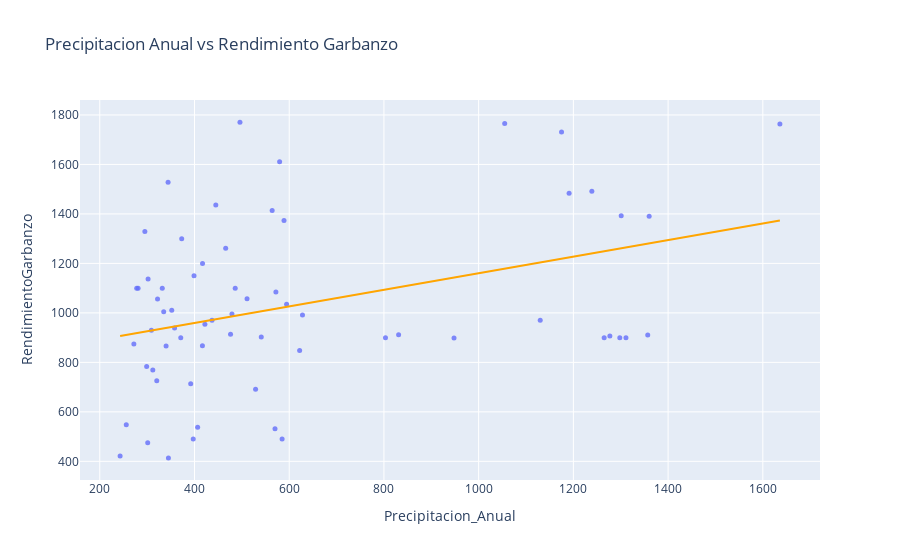

Notebook source saved alongside this figure:
### Markdown cell above
In contrast to the other cases, as shown in the correlation matrix, the correlation is negative: when rainfall increases, corn yields decreases.

### Code cell
fig = px.scatter(datos, 
                 x='Precipitacion_Anual', 
                 y='RendimientoGarbanzo', 
                 trendline='ols',
                 trendline_color_override='orange',
                 opacity=0.8, 
                 title='Precipitacion Anual vs Rendimiento Garbanzo')
fig.update_traces(marker_size=5)
fig.show()

### Figure 1 — Plotly figure (JSON) as saved in the notebook; plotly's stock layout.template omitted (floating-point values rounded to 4 significant figures)
{"data": [{"hovertemplate": "Precipitacion_Anual=%{x}<br>RendimientoGarbanzo=%{y}<extra></extra>", "legendgroup": "", "marker": {"color": "#636efa", "opacity": 0.8, "size": 5, "symbol": "circle"}, "mode": "markers", "name": "", "orientation": "v", "showlegend": false, "type": "scatter", "x": [422, 445, 465.9, 302, 496, 344.2, 579.8, 295.2, 352, 511, 476.1, 340, 479.1, 320.4, 571.9, 416.8, 437, 564, 628, 358, 399, 322, 594.5, 335, 281, 299, 243, 371, 406.7, 301.2, 585, 397.3, 345, 570, 541, 312, 529, 272, 622, 309, 948, 1311, 1357, 831, 1298, 803.2, 1265, 1277, 332, 373, 417, 278, 486, 256, 589, 392, 1055, 1636, 1239, 1130, 1191, 1175, 1301, 1360, null, null, null, null, null, null, null, null, null, null, null, null, null, null, null, null, null, null, null, null, null, null, null, null, null, null, null, null, null, null, null, null, null, null, null, null, null, null, null, null, null, null, null, null, null, null, null, null, null, null, null, null, null, null, null, null, null, null, null, null], "xaxis": "x", "y": [954, 1436, 1261, 1137, 1771, 1528, 1611, 1329, 1011, 1057, 914, 866, 995, 726, 1084, 867, 970, 1414, 991, 939, 1150, 1056, 1035, 1005, 1100, 783, 422, 900, 538, 475, 490, 490, 414, 532, 903, 769, 691, 874, 848, 930, 898, 900, 911, 912, 900, 900, 900, 907, 1100, 1300, 1200, 1100, 1100, 548, 1373, 714, 1765, 1763, 1492, 970, 1484, 1731, 1393, 1391, null, null, null, null, null, null, null, null, null, null, null, null, null, null, null, null, null, null, null, null, null, null, null, null, null, null, null, null, null, null, null, null, null, null, null, null, null, null, null, null, null, null, null, null, null, null, null, null, null, null, null, null, null, null, null, null, null, null, null, null], "yaxis": "y"}, {"hovertemplate": "<b>OLS trendline</b><br>RendimientoGarbanzo = 0.335035 * Precipitacion_Anual + 825.077<br>R<sup>2</sup>=0.133600<br><br>Precipitacion_Anual=%{x}<br>RendimientoGarbanzo=%{y} <b>(trend)</b><extra></extra>", "legendgroup": "", "line": {"color": "orange"}, "marker": {"color": "#636efa", "size": 5, "symbol": "circle"}, "mode": "lines", "name": "", "showlegend": false, "type": "scatter", "x": [243, 256, 272, 278, 281, 295.2, 299, 301.2, 302, 309, 312, 320.4, 322, 332, 335, 340, 344.2, 345, 352, 358, 371, 373, 392, 397.3, 399, 406.7, 416.8, 417, 422, 437, 445, 465.9, 476.1, 479.1, 486, 496, 511, 529, 541, 564, 570, 571.9, 579.8, 585, 589, 594.5, 622, 628, 803.2, 831, 948, 1055, 1130, 1175, 1191, 1239, 1265, 1277, 1298, 1301, 1311, 1357, 1360, 1636], "xaxis": "x", "y": [906.5, 910.8, 916.2, 918.2, 919.2, 924.0, 925.3, 926.0, 926.3, 928.6, 929.6, 932.4, 933.0, 936.3, 937.3, 939.0, 940.4, 940.7, 943.0, 945.0, 949.4, 950.0, 956.4, 958.2, 958.8, 961.3, 964.7, 964.8, 966.5, 971.5, 974.2, 981.2, 984.6, 985.6, 987.9, 991.3, 996.3, 1002.0, 1006.0, 1014.0, 1016.0, 1017.0, 1019.0, 1021.0, 1022.0, 1024.0, 1033.0, 1035.0, 1094.0, 1103.0, 1143.0, 1179.0, 1204.0, 1219.0, 1224.0, 1240.0, 1249.0, 1253.0, 1260.0, 1261.0, 1264.0, 1280.0, 1281.0, 1373.0], "yaxis": "y"}], "layout": {"legend": {"tracegroupgap": 0}, "title": {"text": "Precipitacion Anual vs Rendimiento Garbanzo"}, "xaxis": {"anchor": "y", "domain": [0, 1], "title": {"text": "Precipitacion_Anual"}}, "yaxis": {"anchor": "x", "domain": [0, 1], "title": {"text": "RendimientoGarbanzo"}}}}
